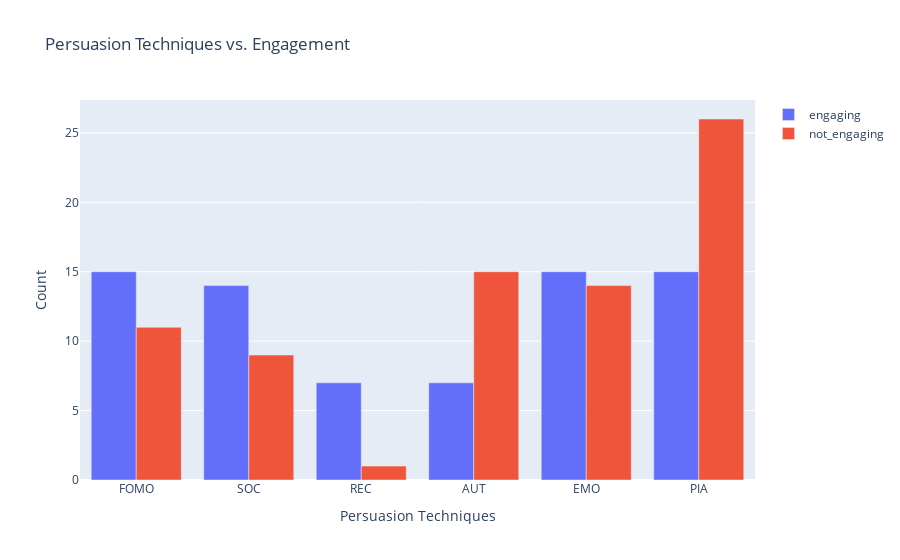

The notebook cell this image was saved under:
### Markdown cell above
But on further analysis it seems that GPT, has a lot of flase positives for `VAL`, so we are going to drop it for now.

### Code cell
import plotly.graph_objects as go


grp = df_resp[['engagement','FOMO','SOC','REC','AUT','EMO','PIA']].groupby('engagement').sum().reset_index()
grp = grp.T.iloc[1:]
grp.columns = ['not_engaging','engaging']
grp = grp[['engaging','not_engaging']]

traces = []
for column in grp.columns:
    trace = go.Bar(
        x=grp.index,
        y=grp[column],
        name=column
    )
    traces.append(trace)

# Create the layout
layout = go.Layout(
    title='Persuasion Techniques vs. Engagement',
    xaxis=dict(title='Persuasion Techniques'),
    yaxis=dict(title='Count'),
    barmode='group'
)

# Create the figure
fig = go.Figure(data=traces, layout=layout)

# Show the figure
fig.show()

### Figure 1 — Plotly figure (JSON) as saved in the notebook; plotly's stock layout.template omitted (floating-point values rounded to 4 significant figures)
{"data": [{"name": "engaging", "type": "bar", "x": ["FOMO", "SOC", "REC", "AUT", "EMO", "PIA"], "y": [15, 14, 7, 7, 15, 15]}, {"name": "not_engaging", "type": "bar", "x": ["FOMO", "SOC", "REC", "AUT", "EMO", "PIA"], "y": [11, 9, 1, 15, 14, 26]}], "layout": {"barmode": "group", "title": {"text": "Persuasion Techniques vs. Engagement"}, "xaxis": {"title": {"text": "Persuasion Techniques"}}, "yaxis": {"title": {"text": "Count"}}}}
